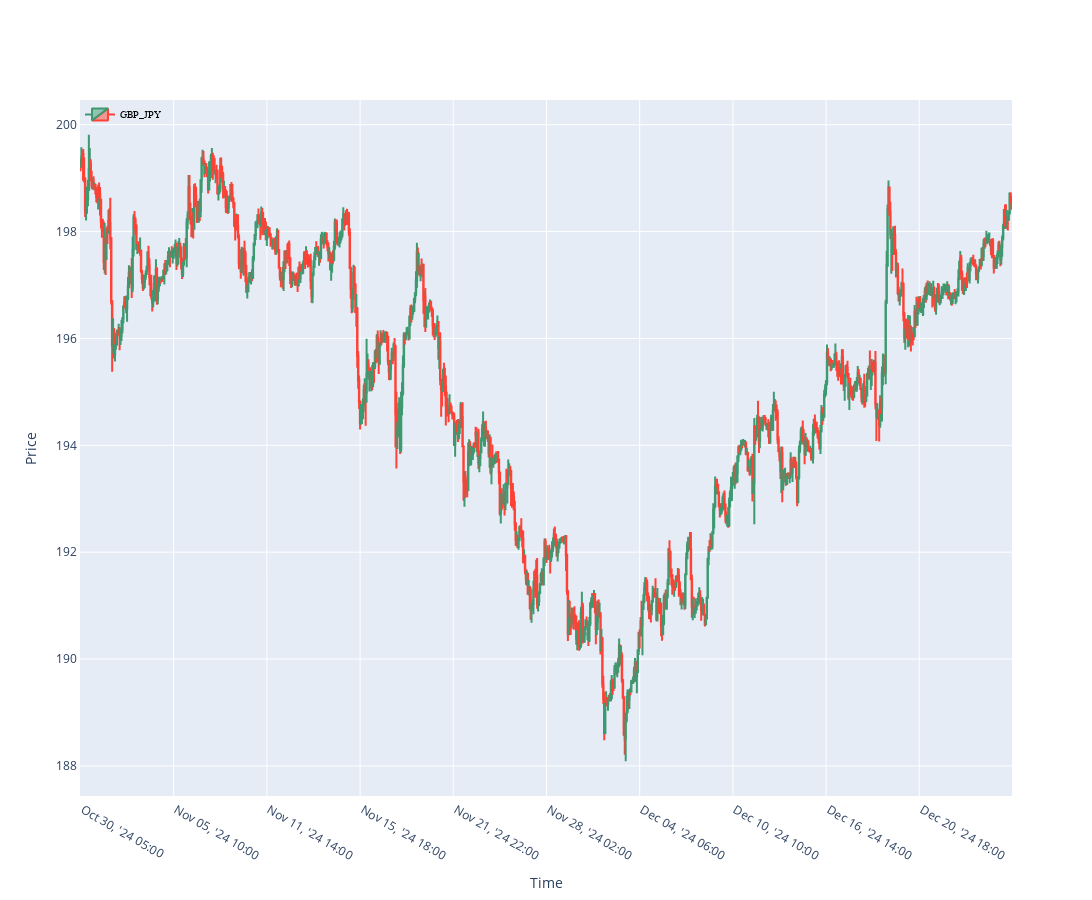

The code cell stored with this chart in its notebook:
### Code cell
gz = Galgoz()

# Use the last 200 candles
df_plot = data.iloc[-1000:]
fig = gz.plot_candles(df_plot, price='mid', height=900)
fig.show()

### Figure 1 — Plotly figure (JSON) as saved in the notebook; plotly's stock layout.template omitted (floating-point values rounded to 4 significant figures; data arrays with more than 128 entries replaced by an {"elided": "..."} marker saying what was removed)
{"data": [{"close": {"elided": "1000 str values"}, "high": {"elided": "1000 str values"}, "hoverinfo": "y+x", "low": {"elided": "1000 str values"}, "name": "GBP_JPY", "open": {"elided": "1000 str values"}, "showlegend": true, "type": "candlestick", "x": {"elided": "1000 str values"}}], "layout": {"height": 900, "hoverlabel": {"bgcolor": "rgba(255,255,255,0.5)"}, "hovermode": "x unified", "legend": {"bgcolor": "rgba(255,255,255,0)", "font": {"color": "black", "family": "sans-serif", "size": 10}, "traceorder": "normal", "x": 0, "y": 1}, "width": 2000, "xaxis": {"rangeslider": {"visible": false}, "showline": true, "showspikes": true, "spikecolor": "green", "spikemode": "across", "spikesnap": "cursor", "tickvals": [" Oct 30, '24 05:00", " Nov 05, '24 10:00", " Nov 11, '24 14:00", " Nov 15, '24 18:00", " Nov 21, '24 22:00", " Nov 28, '24 02:00", " Dec 04, '24 06:00", " Dec 10, '24 10:00", " Dec 16, '24 14:00", " Dec 20, '24 18:00"], "title": {"text": "Time"}}, "yaxis": {"showline": true, "showspikes": true, "spikecolor": "green", "spikemode": "across", "spikesnap": "cursor", "title": {"text": "Price"}}}}
